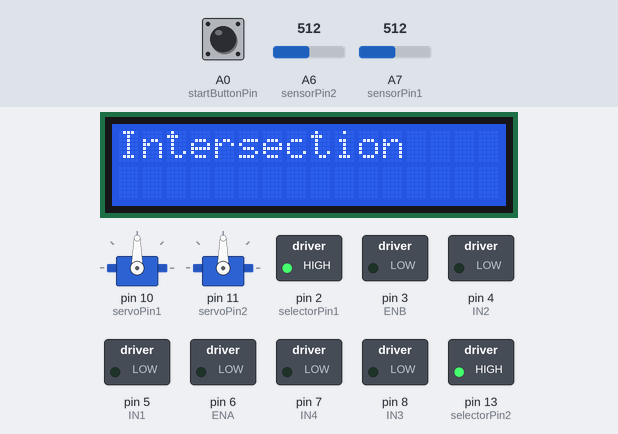
This sketch was run on a simulated Arduino Nano, built with avr-gcc and run on an emulated ATmega328P. Shown: 2 × servo, 16×2 character LCD, switched loads named in the sketch (green lamp = pin HIGH). Inputs (shaded band) come from the test bench; at power-on: A6 (sensorPin2) = 512, A7 (sensorPin1) = 512, A0 (startButtonPin) HIGH.

Above: at 1.2 s.
1.3 s: A6 (sensorPin2) set to 162
At 2.7 s:
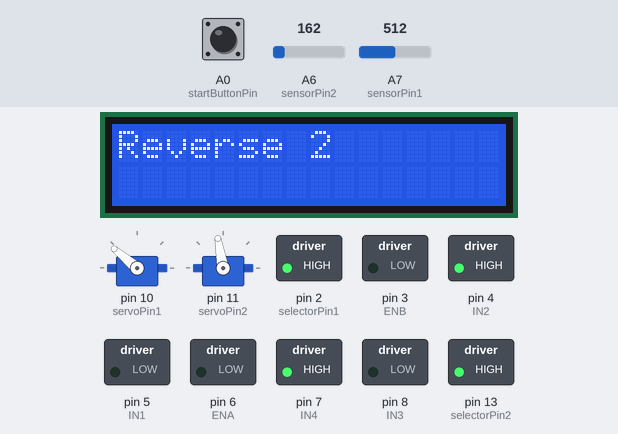
4.3 s: A6 (sensorPin2) set to 135
7.3 s: A6 (sensorPin2) set to 160
At 9.3 s:
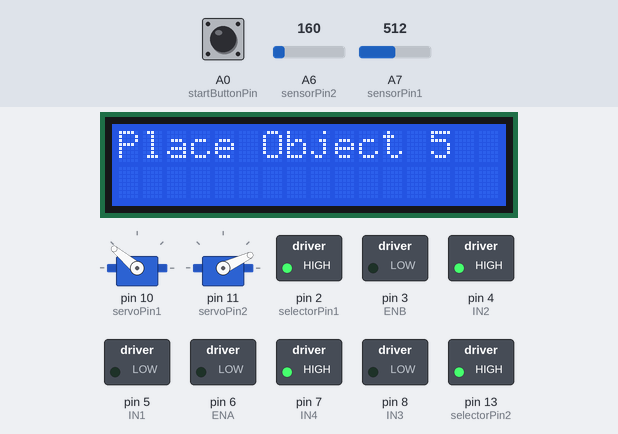
9.4 s: A7 (sensorPin1) set to 160
12.4 s: A7 (sensorPin1) set to 139
At 13.5 s:
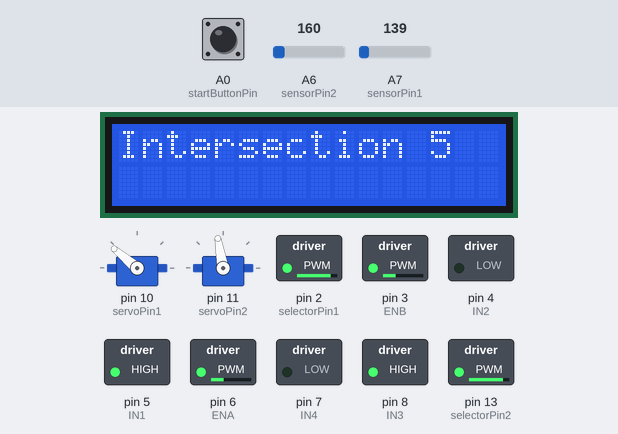
14.1 s: A6 (sensorPin2) set to 140
At 14.4 s:
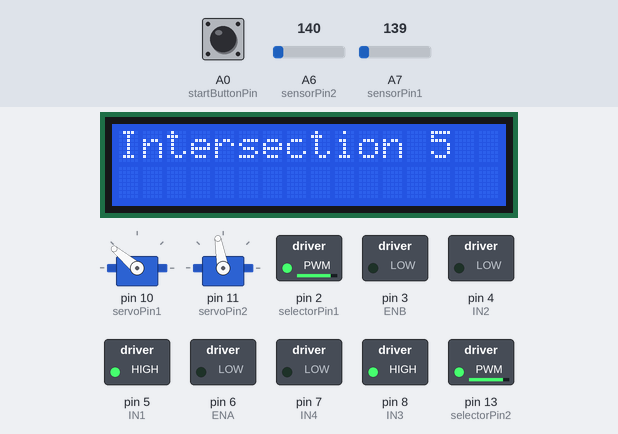
Timing chart, 0 to 16.6 s (numbered marks = the images above; inputs shaded):
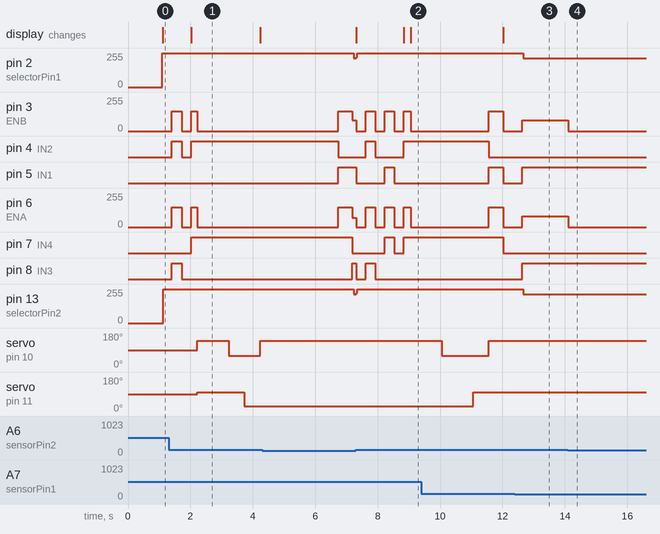

Measured:
- the behaviour switches between 151 and 150 on A7 (sensorPin1) (found by bisection; images 2 and 3)
- after the input at 4.3 s, pin 2 (selectorPin1): 255/255 → 214/255 after 2.9 s; pin 8 (IN3): LOW → HIGH after 2.9 s; pin 13 (selectorPin2): 255/255 → 215/255 after 2.9 s
- after the input at 7.3 s, pin 2 (selectorPin1): 214/255 → 255/255 at once; pin 3 (ENB): 80/255 → 0/255 at once, then repeats every 0.61 s: 150/255 0.31 s, 0/255 0.30 s
- after the input at 12.4 s, pin 2 (selectorPin1): 255/255 → 214/255 after 0.27 s; pin 3 (ENB), pin 6 (ENA): 0/255 → 80/255 after 0.23 s; pin 5 (IN1), pin 8 (IN3): LOW → HIGH after 0.23 s; pin 13 (selectorPin2): 255/255 → 215/255 after 0.27 s
- after the input at 14.1 s, pin 3 (ENB), pin 6 (ENA): 80/255 → 0/255 at once
- what the display in image 1 shows lasts 2.2 s, from 2.0 s to 4.2 s

The sketch:

PROGRAM_PLAN_REV1.ino
```cpp
#include <Wire.h>
#include <LiquidCrystal_I2C.h>
#include <Servo.h>

// Define LCD address and size
LiquidCrystal_I2C lcd(0x27, 16, 2);

// Define pin connections for sensors
const int sensorPin1 = A7;
const int sensorPin2 = A6;
const int selectorPin1 = 2;
const int selectorPin2 = 13;

// Define pin connections for motor driver
int ENA = 6;
int ENB = 3;
int IN1 = 5;
int IN2 = 4;
int IN3 = 8;
int IN4 = 7;

// Define push button pins
const int startButtonPin = A0;

// Servo declarations
Servo servo1;
Servo servo2;
int servoPin1 = 10;
int servoPin2 = 11;

// Persimpangan counter
int intersectionCounter = 0;

// Flag untuk start
bool isStartPressed = false;

// Function to read sensors
int readSensor(int selectorValue1, int selectorValue2, int sensorPin) {
    digitalWrite(selectorPin1, selectorValue1);
    digitalWrite(selectorPin2, selectorValue2);
    return analogRead(sensorPin);
}

// Function to execute a left turn
void turnLeft() {
    digitalWrite(IN1, LOW);
    digitalWrite(IN2, HIGH);  // Motor kiri mundur
    digitalWrite(IN3, HIGH);
    digitalWrite(IN4, LOW);   // Motor kanan maju
    analogWrite(ENA, 150);
    analogWrite(ENB, 150);
    delay(280);  // Kurangi delay untuk respon yang lebih cepat
}

// Function to execute a right turn
void turnRight() {
    digitalWrite(IN1, HIGH);
    digitalWrite(IN2, LOW);   // Motor kiri maju
    digitalWrite(IN3, LOW);
    digitalWrite(IN4, HIGH);  // Motor kanan mundur
    analogWrite(ENA, 150);
    analogWrite(ENB, 150);
    delay(280);  // Kurangi delay untuk respon yang lebih cepat
}

// Function to execute a U-turn
void uTurnRight() {
    digitalWrite(IN1, HIGH);
    digitalWrite(IN2, LOW);   // Motor kiri maju
    digitalWrite(IN3, LOW);
    digitalWrite(IN4, HIGH);  // Motor kanan mundur
    analogWrite(ENA, 150);
    analogWrite(ENB, 150);
    delay(450);  // Kurangi delay untuk respon yang lebih cepat
}

void pickObject() {

    servo1.write(140);
    servo2.write(100);
    delay(1000);
    servo1.write(60);
    delay(500);
    servo2.write(25);
    delay(500);
    servo1.write(140);
}

void placeObject() {
    servo1.write(140);
    servo2.write(25);
    delay(1000);
    servo1.write(60);
    delay(1000);
    servo2.write(100);
    delay(500);
    servo1.write(140);
}


void setup() {
    Serial.begin(9600);

    servo1.attach(servoPin1);
    servo2.attach(servoPin2);

    // Initialize LCD
    lcd.init();
    lcd.backlight();

    // Set selector and motor pins as outputs
    pinMode(selectorPin1, OUTPUT);
    pinMode(selectorPin2, OUTPUT);
    pinMode(ENA, OUTPUT);
    pinMode(ENB, OUTPUT);
    pinMode(IN1, OUTPUT);
    pinMode(IN2, OUTPUT);
    pinMode(IN3, OUTPUT);
    pinMode(IN4, OUTPUT);

    // Set push button pin as input
    pinMode(startButtonPin, INPUT_PULLUP);

    // Initialize motors to stop
    digitalWrite(IN1, LOW);
    digitalWrite(IN2, LOW);
    digitalWrite(IN3, LOW);
    digitalWrite(IN4, LOW);

    lcd.setCursor(0, 0);
    lcd.print("Press Start A0");
}

void loop() {
    // Menunggu tombol start ditekan
    if (!isStartPressed && digitalRead(startButtonPin) == HIGH) {
        isStartPressed = true;
        lcd.clear();
        lcd.setCursor(0, 0);
        lcd.print("Starting...");
        delay(1000);
        lcd.clear();
    }

    if (isStartPressed) {
        // Logika mengikuti garis
        int sensorValues[8];
        bool sensorAboveThreshold = false;

        for (int i = 0; i < 8; i++) {
            int selectorValue1 = (i & 0b10) >> 1;
            int selectorValue2 = i & 0b01;

            if (i < 4) {
                sensorValues[i] = readSensor(selectorValue1, selectorValue2, sensorPin1);
            } else {
                sensorValues[i] = readSensor(selectorValue1, selectorValue2, sensorPin2);
            }

            if (sensorValues[i] > 150) {
                sensorAboveThreshold = true;
            }
        }

        // Cek apakah persimpangan terdeteksi
        if (sensorValues[1] > 150 && sensorValues[0] > 150 &&
            sensorValues[5] > 150 && sensorValues[6] > 150) {

            lcd.setCursor(0, 0);
            lcd.print("Intersection");
            analogWrite(ENA, 0);
            analogWrite(ENB, 0);
            digitalWrite(IN1, LOW);
            digitalWrite(IN2, LOW);
            digitalWrite(IN3, LOW);
            digitalWrite(IN4, LOW);
            delay(300);  // Kurangi delay untuk respons yang lebih cepat

            intersectionCounter++;

            switch (intersectionCounter) {
                case 1:
                    turnLeft();
                    lcd.clear();
                    lcd.setCursor(0, 0);
                    lcd.print("Turn Left 1");
                    break;
                case 2:
                    // Mundur selama 200ms
                    lcd.clear();
                    lcd.setCursor(0, 0);
                    lcd.print("Reverse 2");
                    digitalWrite(IN1, LOW);
                    digitalWrite(IN2, HIGH);  // Motor kiri mundur
                    digitalWrite(IN3, LOW);
                    digitalWrite(IN4, HIGH);  // Motor kanan mundur
                    analogWrite(ENA, 150);
                    analogWrite(ENB, 150);
                    delay(200);

                    // Mengambil objek
                    analogWrite(ENA, 0);
                    analogWrite(ENB, 0);
                    pickObject();
                    lcd.clear();
                    lcd.setCursor(0, 0);
                    lcd.print("ambil objek");
                    delay(2500);
                    uTurnRight();
                    break;
                case 3:
                    turnLeft();
                    lcd.clear();
                    lcd.setCursor(0, 0);
                    lcd.print("Turn Left 3");
                    break;
                case 4:
                    turnRight();
                    lcd.clear();
                    lcd.setCursor(0, 0);
                    lcd.print("Turn Right 4");
                    break;
                case 5:
                   // Mundur selama 200ms
                    lcd.clear();
                    lcd.setCursor(0, 0);
                    lcd.print("Reverse 2");
                    digitalWrite(IN1, LOW);
                    digitalWrite(IN2, HIGH);  // Motor kiri mundur
                    digitalWrite(IN3, LOW);
                    digitalWrite(IN4, HIGH);  // Motor kanan mundur
                    analogWrite(ENA, 150);
                    analogWrite(ENB, 150);
                    delay(200);

                    lcd.clear();
                    lcd.setCursor(0, 0);
                    lcd.print("Place Object 5");
                    analogWrite(ENA, 0);
                    analogWrite(ENB, 0);
                    placeObject();
                    uTurnRight();
                    break;
                default:
                    break;
            }
        } else {
            // Logika mengikuti garis
            int speedKiri = 80;
            int speedKanan = 80;

            // Optimasi respons kecepatan
            if (sensorValues[1] > 200 && sensorValues[0] > 200) {
                speedKiri = 70;
                speedKanan = 80;
            } else if (sensorValues[5] > 200 && sensorValues[6] > 200) {
                speedKiri = 80;
                speedKanan = 70;
            } else if (sensorValues[1] > 200) {
                speedKiri = 50;
                speedKanan = 80;
            } else if (sensorValues[3] > 200) {
                speedKiri = 50;
                speedKanan = 100;
            } else if (sensorValues[2] > 200) {
                speedKiri = 0;
                speedKanan = 150;
            } else if (sensorValues[0] > 200) {
                speedKiri = 80;
                speedKanan = 80;
            } else if (sensorValues[5] > 200) {
                speedKiri = 80;
                speedKanan = 80;
            } else if (sensorValues[6] > 200) {
                speedKiri = 80;
                speedKanan = 50;
            } else if (sensorValues[4] > 200) {
                speedKiri = 100;
                speedKanan = 50;
            } else if (sensorValues[7] > 200) {
                speedKiri = 150;
                speedKanan = 0;
            } else if (!sensorAboveThreshold) {
                speedKiri = 0;
                speedKanan = 0;
            } else {
                speedKiri = 80;
                speedKanan = 80;
            }

            analogWrite(ENA, speedKiri);
            analogWrite(ENB, speedKanan);

            // Set motor directions (both forward)
            digitalWrite(IN1, HIGH);
            digitalWrite(IN2, LOW);
            digitalWrite(IN3, HIGH);
            digitalWrite(IN4, LOW);

            delay(2);  // Kurangi delay untuk respons yang lebih cepat
        }
    }
}
```
